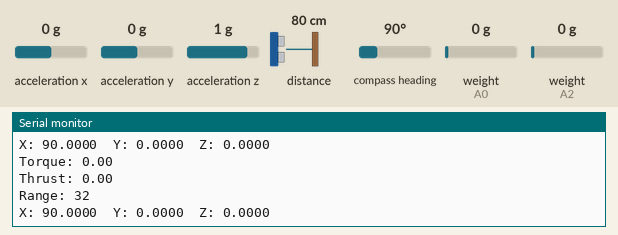
Recording of a sketch running on a simulated Arduino Uno, built with avr-gcc and run on an emulated ATmega328P. Shown: the last lines printed to the serial monitor. Inputs (shaded band) come from the test bench; at power-on: acceleration z 1 g, weight on the scale (sensors on A0, A2) 0 g, acceleration x 0 g, acceleration y 0 g, distance to the obstacle 80 cm, compass heading 90°.

Above: at 4.2 s.
4.3 s: acceleration z set to -1.4 g
At 4.38 s:
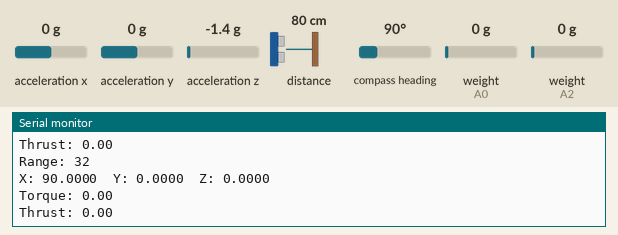
7.3 s: weight on the scale (sensor on A0) set to 100 g
At 7.59 s:
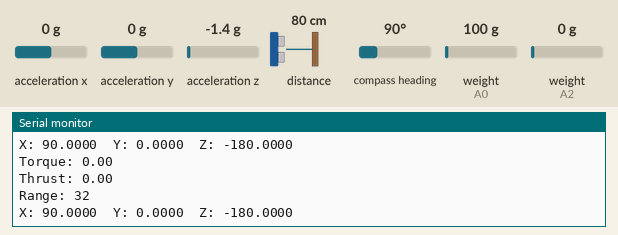
8.8 s: weight on the scale (sensor on A2) set to 100 g
At 9.28 s:
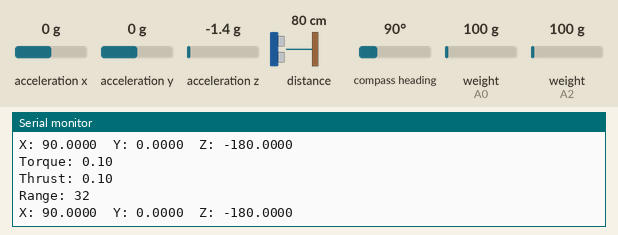
10.3 s: acceleration x set to -1.4 g
At 10.64 s:
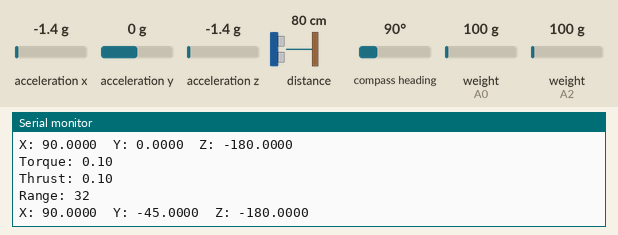
11.8 s: acceleration y set to -1.4 g
At 11.99 s:
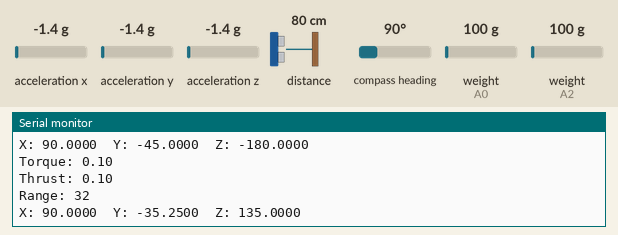
13.3 s: weight on the scale (sensor on A0) set to 1250 g
At 13.52 s:
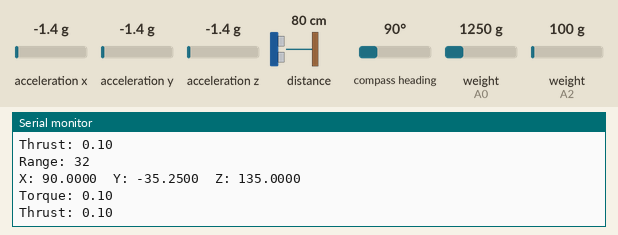
Timing chart, 0 to 15.8 s (numbered marks = the images above; inputs shaded):
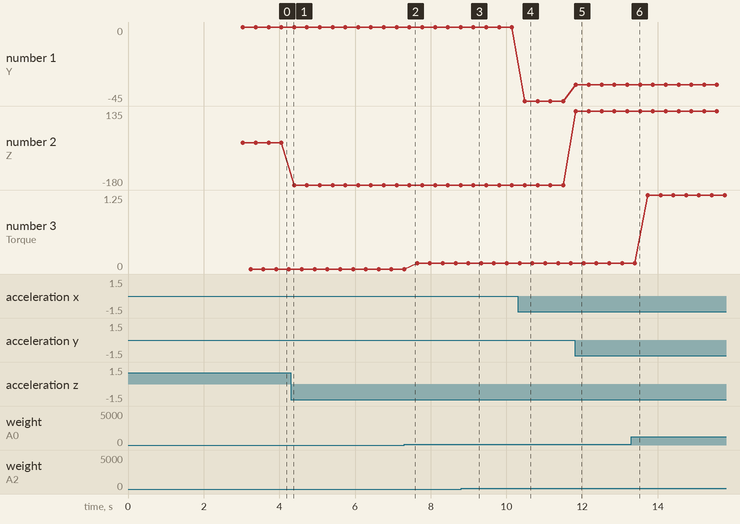

Measured:
- after the input at 8.8 s, the serial monitor: prints a new line after 0.19 s (image 3)
- after the input at 10.3 s, the serial monitor: prints a new line after 0.18 s (image 4)
- after the input at 11.8 s, the serial monitor: prints a new line at once (image 5)
- plotted number 1: 0 → -45 after the input at 10.3 s, -45 → -35.25 after the input at 11.8 s
- plotted number 2: 0 → -180 after the input at 4.3 s, -180 → 135 after the input at 11.8 s
- plotted number 3: 0 → 0.1 after the input at 7.3 s, 0.1 → 1.25 after the input at 13.3 s

The sketch:

pedicle2.0.ino
```cpp
#include <Wire.h>
#include <Adafruit_Sensor.h>
#include <Adafruit_BNO055.h>
#include <utility/imumaths.h>
#include "Adafruit_VL6180X.h"
#include "HX711.h"

#define BNO055_SAMPLERATE_DELAY_MS (100)

#define torque_dout A0
#define torque_clk A1
#define torque_factor 29480

#define thrust_dout A2
#define thrust_clk A3
#define thrust_factor 45480

Adafruit_VL6180X vl = Adafruit_VL6180X();
Adafruit_BNO055 bno = Adafruit_BNO055(55);
HX711 torque(torque_dout, torque_clk);
HX711 thrust(thrust_dout, thrust_clk);

float torqueVal, thrustVal;

void setup(void)
{
  Serial.begin(115200);

  while (!Serial) {
    delay(1);
  }
  bno.begin();
  vl.begin();

  delay(1000);
  bno.setExtCrystalUse(true);

  torque.set_scale(torque_factor);
  torque.tare();
  thrust.set_scale(thrust_factor);
  thrust.tare();
}

void loop(void)
{
  uint8_t range = vl.readRange();
  //uint8_t status = vl.readRangeStatus();

  Serial.print("Range: "); Serial.println(range);

  /* Get a new sensor event */
  sensors_event_t event;
  bno.getEvent(&event);

  /* Display the floating point data */
  Serial.print("X: ");
  Serial.print(event.orientation.x, 4);
  Serial.print("\tY: ");
  Serial.print(event.orientation.y, 4);
  Serial.print("\tZ: ");
  Serial.println(event.orientation.z, 4);

  torqueVal = torque.get_units();
  thrustVal = thrust.get_units();
  Serial.print("Torque: ");
  Serial.println(torqueVal);
  Serial.print("Thrust: ");
  Serial.println(thrustVal);

  /* Wait the specified delay before requesting nex data */
  delay(BNO055_SAMPLERATE_DELAY_MS);
}
```
